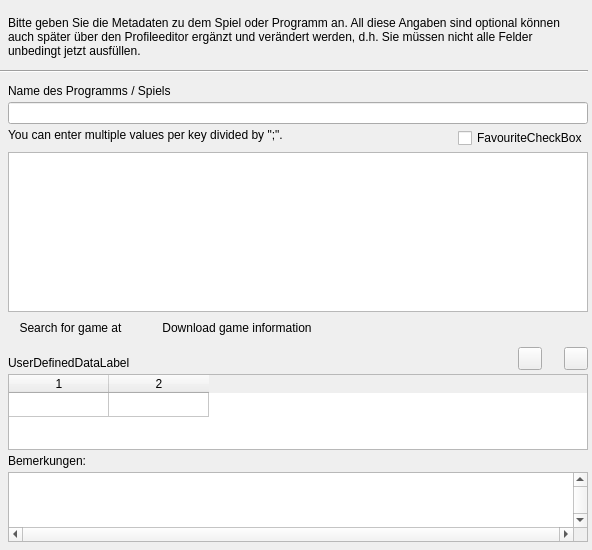
<?xml version="1.0" encoding="UTF-8"?>
<ui version="4.0">
  <class>WizardGameInfoFrame</class>
  <widget class="QWidget" name="WizardGameInfoFrame">
    <property name="geometry"><rect><x>0</x><y>0</y><width>592</width><height>550</height></rect></property>
    <property name="vclDesignWidth" stdset="0"><number>592</number></property>
    <property name="vclDesignHeight" stdset="0"><number>550</number></property>
    <layout class="QGridLayout" name="WizardGameInfoFrame_Layout" columnstretch="0,0,1,0,0,0" rowstretch="0,0,0,0,0,0,0,0,0,0,0,1">
      <property name="leftMargin"><number>0</number></property>
      <property name="topMargin"><number>16</number></property>
      <property name="rightMargin"><number>4</number></property>
      <property name="bottomMargin"><number>8</number></property>
      <property name="horizontalSpacing"><number>8</number></property>
      <property name="verticalSpacing"><number>4</number></property>
      <item row="0" column="1" colspan="5">
        <widget class="QLabel" name="InfoLabel">
          <property name="text"><string>Bitte geben Sie die Metadaten zu dem Spiel oder Programm an. All diese Angaben sind optional können auch später über den Profileeditor ergänzt und verändert werden, d.h. Sie müssen nicht alle Felder unbedingt jetzt ausfüllen.</string></property>
          <property name="textFormat"><enum>Qt::PlainText</enum></property>
          <property name="wordWrap"><bool>true</bool></property>
          <property name="alignment"><set>Qt::AlignLeft|Qt::AlignTop</set></property>
        </widget>
      </item>
      <item row="1" column="0" colspan="6">
        <widget class="QFrame" name="Bevel">
          <property name="frameShape"><enum>QFrame::HLine</enum></property>
          <property name="frameShadow"><enum>QFrame::Sunken</enum></property>
          <property name="vclClass" stdset="0"><string notr="true">TBevel</string></property>
          <property name="minimumSize"><size><width>0</width><height>18</height></size></property>
        </widget>
      </item>
      <item row="2" column="1" colspan="2">
        <widget class="QLabel" name="BaseName_EditLabel">
          <property name="text"><string>Name des Programms / Spiels</string></property>
          <property name="textFormat"><enum>Qt::PlainText</enum></property>
          <property name="vclFocusControl" stdset="0"><string notr="true">BaseName</string></property>
          <property name="vclLabeledEditOf" stdset="0"><string notr="true">BaseName</string></property>
        </widget>
      </item>
      <item row="3" column="1" colspan="5">
        <widget class="QLineEdit" name="BaseName">
      </widget>
      </item>
      <item row="4" column="1">
        <widget class="QLabel" name="MultiValueInfoLabel">
          <property name="text"><string>You can enter multiple values per key divided by ";".</string></property>
          <property name="textFormat"><enum>Qt::PlainText</enum></property>
          <property name="alignment"><set>Qt::AlignLeft|Qt::AlignTop</set></property>
        </widget>
      </item>
      <item row="4" column="3" colspan="3" alignment="Qt::AlignRight">
        <widget class="QCheckBox" name="FavouriteCheckBox">
          <property name="text"><string>FavouriteCheckBox</string></property>
        </widget>
      </item>
      <item row="5" column="1" colspan="5">
        <widget class="TValueListEditorWidget" name="GameInfoValueListEditor">
          <property name="vclColumnWidths" stdset="0"><string notr="true">150,415</string></property>
          <property name="minimumSize"><size><width>0</width><height>160</height></size></property>
        </widget>
      </item>
      <item row="6" column="1" colspan="5">
        <widget class="QFrame" name="ToolBarPanel">
          <property name="frameShape"><enum>QFrame::NoFrame</enum></property>
          <property name="frameShadow"><enum>QFrame::Plain</enum></property>
          <property name="vclClass" stdset="0"><string notr="true">TPanel</string></property>
          <property name="minimumSize"><size><width>0</width><height>30</height></size></property>
          <widget class="QToolBar" name="ToolBar">
            <property name="geometry"><rect><x>0</x><y>0</y><width>571</width><height>29</height></rect></property>
            <property name="vclAlign" stdset="0"><string notr="true">alTop</string></property>
            <property name="movable"><bool>false</bool></property>
            <property name="floatable"><bool>false</bool></property>
            <property name="iconSize"><size><width>16</width><height>16</height></size></property>
            <property name="toolButtonStyle"><enum>Qt::ToolButtonTextBesideIcon</enum></property>
            <property name="vclButtonWidth" stdset="0"><number>166</number></property>
            <property name="vclButtonHeight" stdset="0"><number>30</number></property>
            <property name="vclImages" stdset="0"><string notr="true">ImageList</string></property>
            <property name="vclWrapable" stdset="0"><bool>false</bool></property>
            <addaction name="SearchGameButton" />
            <addaction name="ToolButton1" />
            <addaction name="DownloadDataButton" />
          </widget>
        </widget>
      </item>
      <item row="7" column="4" rowspan="2" alignment="Qt::AlignRight|Qt::AlignTop">
        <widget class="QToolButton" name="AddButton">
          <property name="icon"><iconset resource="../../resources/dfend.qrc"><normaloff>:/glyphs/7bc99400adfc8024.png</normaloff></iconset></property>
          <property name="iconSize"><size><width>16</width><height>16</height></size></property>
          <property name="minimumSize"><size><width>23</width><height>0</height></size></property>
        </widget>
      </item>
      <item row="7" column="5" rowspan="2" alignment="Qt::AlignRight|Qt::AlignTop">
        <widget class="QToolButton" name="DelButton">
          <property name="icon"><iconset resource="../../resources/dfend.qrc"><normaloff>:/glyphs/190e94d8efb3a1c9.png</normaloff></iconset></property>
          <property name="iconSize"><size><width>16</width><height>16</height></size></property>
          <property name="minimumSize"><size><width>23</width><height>0</height></size></property>
        </widget>
      </item>
      <item row="8" column="1">
        <widget class="QLabel" name="UserDefinedDataLabel">
          <property name="text"><string>UserDefinedDataLabel</string></property>
          <property name="textFormat"><enum>Qt::PlainText</enum></property>
          <property name="alignment"><set>Qt::AlignLeft|Qt::AlignTop</set></property>
        </widget>
      </item>
      <item row="9" column="1" colspan="5">
        <widget class="QTableWidget" name="Tab">
          <property name="columnCount"><number>2</number></property>
          <property name="rowCount"><number>1</number></property>
          <property name="vclFixedCols" stdset="0"><number>0</number></property>
          <property name="vclFixedRows" stdset="0"><number>1</number></property>
          <property name="minimumSize"><size><width>0</width><height>76</height></size></property>
          <attribute name="verticalHeaderVisible"><bool>false</bool></attribute>
          <attribute name="verticalHeaderDefaultSectionSize"><number>24</number></attribute>
        </widget>
      </item>
      <item row="10" column="1" colspan="2">
        <widget class="QLabel" name="NotesLabel">
          <property name="text"><string>Bemerkungen:</string></property>
          <property name="textFormat"><enum>Qt::PlainText</enum></property>
          <property name="alignment"><set>Qt::AlignLeft|Qt::AlignTop</set></property>
        </widget>
      </item>
      <item row="11" column="1" colspan="5">
        <widget class="QTextEdit" name="NotesMemo">
          <property name="verticalScrollBarPolicy"><enum>Qt::ScrollBarAlwaysOn</enum></property>
          <property name="horizontalScrollBarPolicy"><enum>Qt::ScrollBarAlwaysOn</enum></property>
          <property name="acceptRichText"><bool>false</bool></property>
          <property name="minimumSize"><size><width>0</width><height>0</height></size></property>
        </widget>
      </item>
      <item row="0" column="2">
        <spacer name="WizardGameInfoFrame_Layout_HFill">
          <property name="orientation"><enum>Qt::Horizontal</enum></property>
          <property name="sizeHint" stdset="0"><size><width>0</width><height>0</height></size></property>
        </spacer>
      </item>
    </layout>
    <widget class="QMenu" name="SearchPopupMenu">
      <property name="vclPopupMenu" stdset="0"><bool>true</bool></property>
    </widget>
    <widget class="QMenu" name="AddUserDataPopupMenu">
      <property name="vclPopupMenu" stdset="0"><bool>true</bool></property>
    </widget>
    <action name="SearchGameButton">
      <property name="text"><string>Search for game at ...</string></property>
      <property name="icon"><iconset resource="../../resources/dfend.qrc"><normaloff>:/imagelists/WizardGameInfoUnit/ImageList/0.png</normaloff></iconset></property>
      <property name="vclDropDown" stdset="0"><bool>true</bool></property>
      <property name="vclDropdownMenu" stdset="0"><string notr="true">SearchPopupMenu</string></property>
      <property name="tag" stdset="0"><number>2</number></property>
    </action>
    <action name="ToolButton1">
      <property name="vclSeparator" stdset="0"><bool>true</bool></property>
    </action>
    <action name="DownloadDataButton">
      <property name="text"><string>Download game information</string></property>
      <property name="icon"><iconset resource="../../resources/dfend.qrc"><normaloff>:/imagelists/WizardGameInfoUnit/ImageList/0.png</normaloff></iconset></property>
      <property name="tag" stdset="0"><number>3</number></property>
    </action>
  </widget>
  <customwidgets>
    <customwidget>
      <class>TValueListEditorWidget</class>
      <extends>QTableWidget</extends>
      <header>VclWidgets.h</header>
    </customwidget>
  </customwidgets>
  <tabstops>
    <tabstop>BaseName</tabstop>
    <tabstop>FavouriteCheckBox</tabstop>
    <tabstop>GameInfoValueListEditor</tabstop>
    <tabstop>Tab</tabstop>
    <tabstop>NotesMemo</tabstop>
  </tabstops>
  <resources>
    <include location="../../resources/dfend.qrc" />
  </resources>
  <connections />
</ui>
